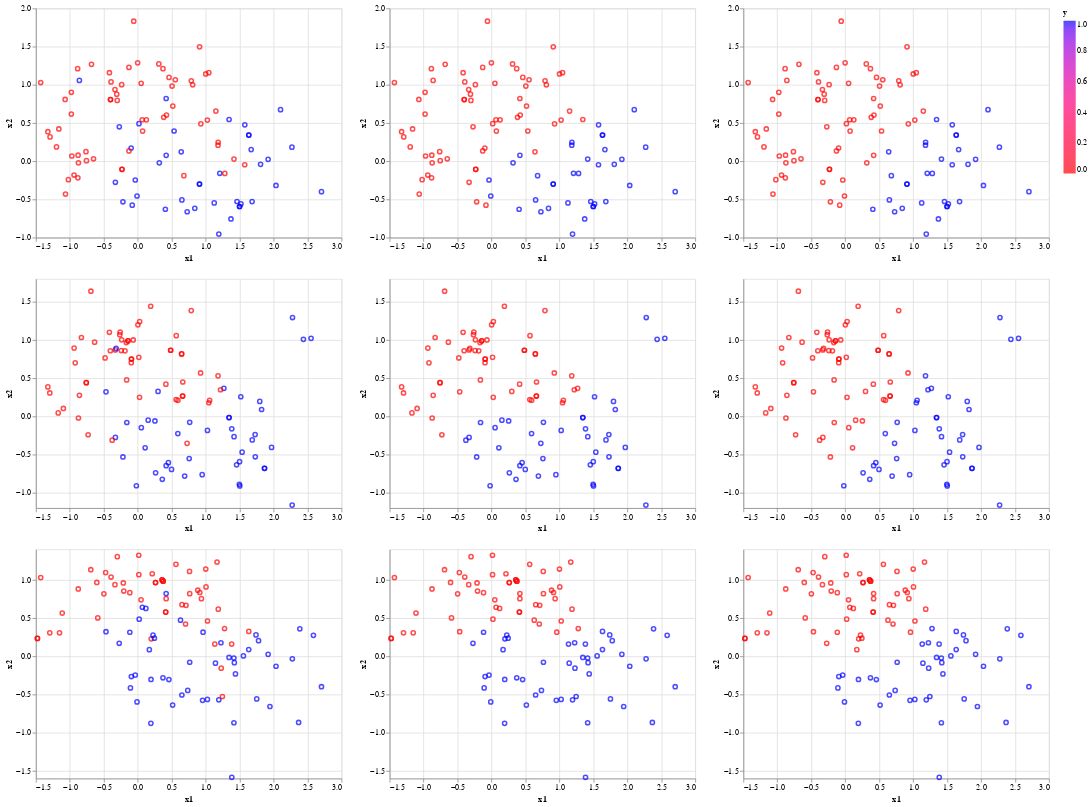

Here is the notebook cell this chart was saved with:
### Markdown cell above
**(c)** Visualizing Data Subsets

### Code cell
myCharts = [[], [], []]
for i in range(3):
    indices = np.random.randint(low = 0, high = 1000, size = 100)
    for eachK in [1, 25, 50]:
        scikit_classifier = KNeighborsClassifier(n_neighbors = eachK)
        scikit_classifier.fit(X_data[indices, :], Y_data[indices])
        scikit_predictions = scikit_classifier.predict(X_data[indices, :])
        myCharts[i].append(alt.Chart(pd.DataFrame({'x1': X_data[indices, 0], 'x2': X_data[indices, 1], 'y': scikit_predictions})).mark_point().encode(
            x='x1', y='x2', color=alt.Color('y', scale=alt.Scale(domain=[0.0, 1.0], range=['red', 'blue']))))
alt.vconcat(alt.hconcat(myCharts[0][0], myCharts[0][1], myCharts[0][2]), alt.hconcat(myCharts[1][0], myCharts[1][1], myCharts[1][2]), alt.hconcat(myCharts[2][0], myCharts[2][1], myCharts[2][2]))
